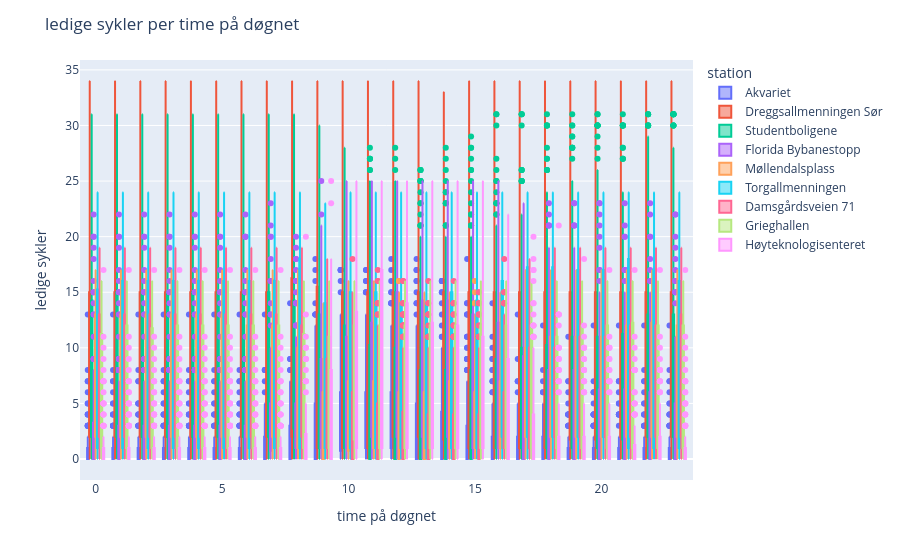

Source (notebook cell):
### Code cell
# visualiserer ledige sykler per time på døgnet via boxplot
fig = px.box(merged_df, "hour", "free_bikes", color="station")
fig.update_layout(title="ledige sykler per time på døgnet", xaxis_title="time på døgnet",
                  yaxis_title="ledige sykler")
fig.show()

### Figure 1 — Plotly figure (JSON) as saved in the notebook; plotly's stock layout.template omitted (floating-point values rounded to 4 significant figures; data arrays with more than 128 entries replaced by an {"elided": "..."} marker saying what was removed)
{"data": [{"alignmentgroup": "True", "hovertemplate": "station=Akvariet<br>hour=%{x}<br>free_bikes=%{y}<extra></extra>", "legendgroup": "Akvariet", "marker": {"color": "#636efa"}, "name": "Akvariet", "notched": false, "offsetgroup": "Akvariet", "orientation": "v", "showlegend": true, "type": "box", "x": {"elided": "4447 int values"}, "x0": " ", "xaxis": "x", "y": {"elided": "4447 int values"}, "y0": " ", "yaxis": "y"}, {"alignmentgroup": "True", "hovertemplate": "station=Dreggsallmenningen Sør<br>hour=%{x}<br>free_bikes=%{y}<extra></extra>", "legendgroup": "Dreggsallmenningen Sør", "marker": {"color": "#EF553B"}, "name": "Dreggsallmenningen Sør", "notched": false, "offsetgroup": "Dreggsallmenningen Sør", "orientation": "v", "showlegend": true, "type": "box", "x": {"elided": "4448 int values"}, "x0": " ", "xaxis": "x", "y": {"elided": "4448 int values"}, "y0": " ", "yaxis": "y"}, {"alignmentgroup": "True", "hovertemplate": "station=Studentboligene<br>hour=%{x}<br>free_bikes=%{y}<extra></extra>", "legendgroup": "Studentboligene", "marker": {"color": "#00cc96"}, "name": "Studentboligene", "notched": false, "offsetgroup": "Studentboligene", "orientation": "v", "showlegend": true, "type": "box", "x": {"elided": "4448 int values"}, "x0": " ", "xaxis": "x", "y": {"elided": "4448 int values"}, "y0": " ", "yaxis": "y"}, {"alignmentgroup": "True", "hovertemplate": "station=Florida Bybanestopp<br>hour=%{x}<br>free_bikes=%{y}<extra></extra>", "legendgroup": "Florida Bybanestopp", "marker": {"color": "#ab63fa"}, "name": "Florida Bybanestopp", "notched": false, "offsetgroup": "Florida Bybanestopp", "orientation": "v", "showlegend": true, "type": "box", "x": {"elided": "4448 int values"}, "x0": " ", "xaxis": "x", "y": {"elided": "4448 int values"}, "y0": " ", "yaxis": "y"}, {"alignmentgroup": "True", "hovertemplate": "station=Møllendalsplass<br>hour=%{x}<br>free_bikes=%{y}<extra></extra>", "legendgroup": "Møllendalsplass", "marker": {"color": "#FFA15A"}, "name": "Møllendalsplass", "notched": false, "offsetgroup": "Møllendalsplass", "orientation": "v", "showlegend": true, "type": "box", "x": {"elided": "4448 int values"}, "x0": " ", "xaxis": "x", "y": {"elided": "4448 int values"}, "y0": " ", "yaxis": "y"}, {"alignmentgroup": "True", "hovertemplate": "station=Torgallmenningen<br>hour=%{x}<br>free_bikes=%{y}<extra></extra>", "legendgroup": "Torgallmenningen", "marker": {"color": "#19d3f3"}, "name": "Torgallmenningen", "notched": false, "offsetgroup": "Torgallmenningen", "orientation": "v", "showlegend": true, "type": "box", "x": {"elided": "4448 int values"}, "x0": " ", "xaxis": "x", "y": {"elided": "4448 int values"}, "y0": " ", "yaxis": "y"}, {"alignmentgroup": "True", "hovertemplate": "station=Damsgårdsveien 71<br>hour=%{x}<br>free_bikes=%{y}<extra></extra>", "legendgroup": "Damsgårdsveien 71", "marker": {"color": "#FF6692"}, "name": "Damsgårdsveien 71", "notched": false, "offsetgroup": "Damsgårdsveien 71", "orientation": "v", "showlegend": true, "type": "box", "x": {"elided": "4447 int values"}, "x0": " ", "xaxis": "x", "y": {"elided": "4447 int values"}, "y0": " ", "yaxis": "y"}, {"alignmentgroup": "True", "hovertemplate": "station=Grieghallen<br>hour=%{x}<br>free_bikes=%{y}<extra></extra>", "legendgroup": "Grieghallen", "marker": {"color": "#B6E880"}, "name": "Grieghallen", "notched": false, "offsetgroup": "Grieghallen", "orientation": "v", "showlegend": true, "type": "box", "x": {"elided": "4447 int values"}, "x0": " ", "xaxis": "x", "y": {"elided": "4447 int values"}, "y0": " ", "yaxis": "y"}, {"alignmentgroup": "True", "hovertemplate": "station=Høyteknologisenteret<br>hour=%{x}<br>free_bikes=%{y}<extra></extra>", "legendgroup": "Høyteknologisenteret", "marker": {"color": "#FF97FF"}, "name": "Høyteknologisenteret", "notched": false, "offsetgroup": "Høyteknologisenteret", "orientation": "v", "showlegend": true, "type": "box", "x": {"elided": "4448 int values"}, "x0": " ", "xaxis": "x", "y": {"elided": "4448 int values"}, "y0": " ", "yaxis": "y"}], "layout": {"boxmode": "group", "legend": {"title": {"text": "station"}, "tracegroupgap": 0}, "margin": {"t": 60}, "title": {"text": "ledige sykler per time på døgnet"}, "xaxis": {"anchor": "y", "domain": [0, 1], "title": {"text": "time på døgnet"}}, "yaxis": {"anchor": "x", "domain": [0, 1], "title": {"text": "ledige sykler"}}}}
